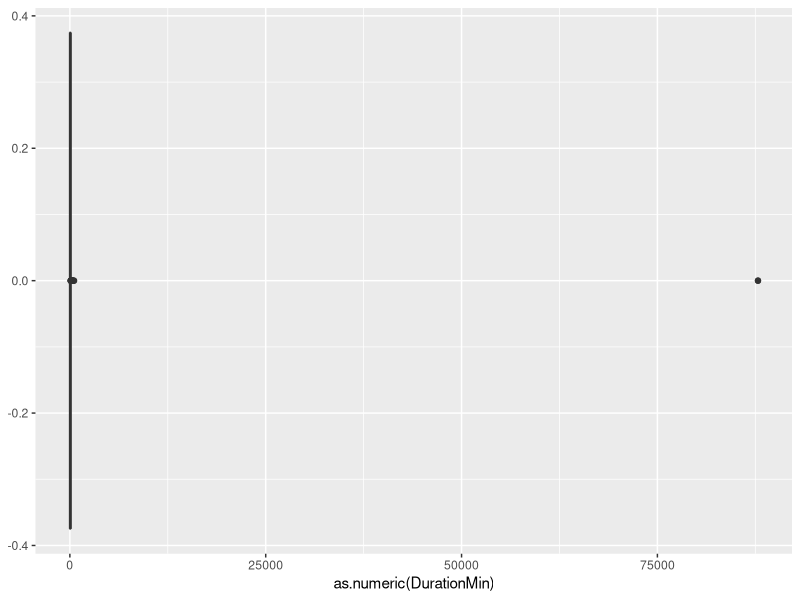
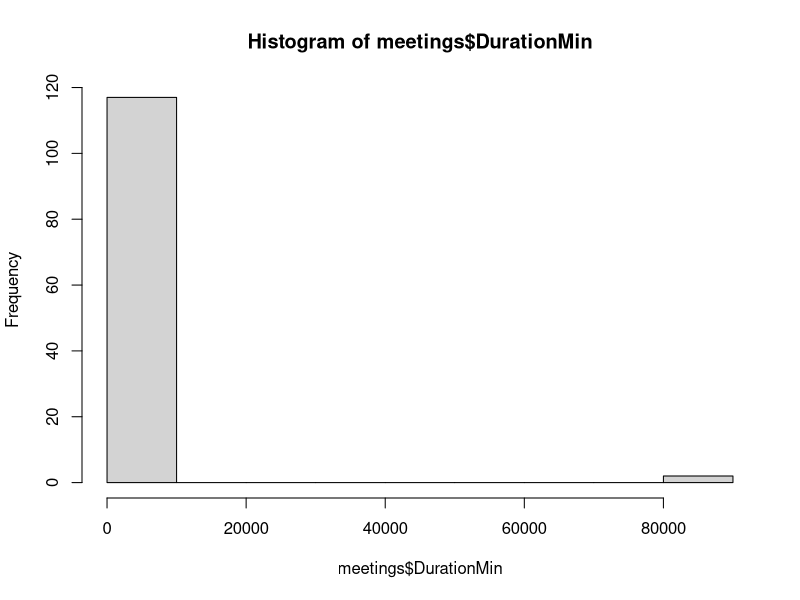
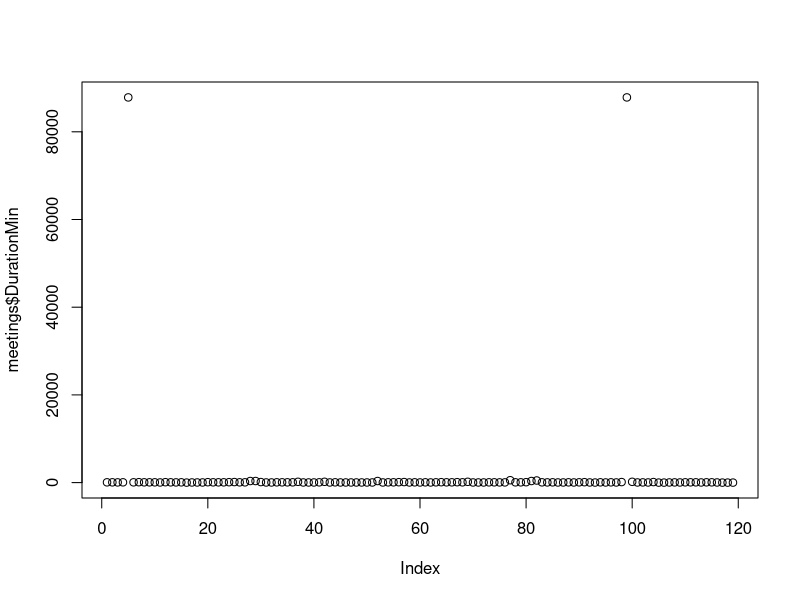
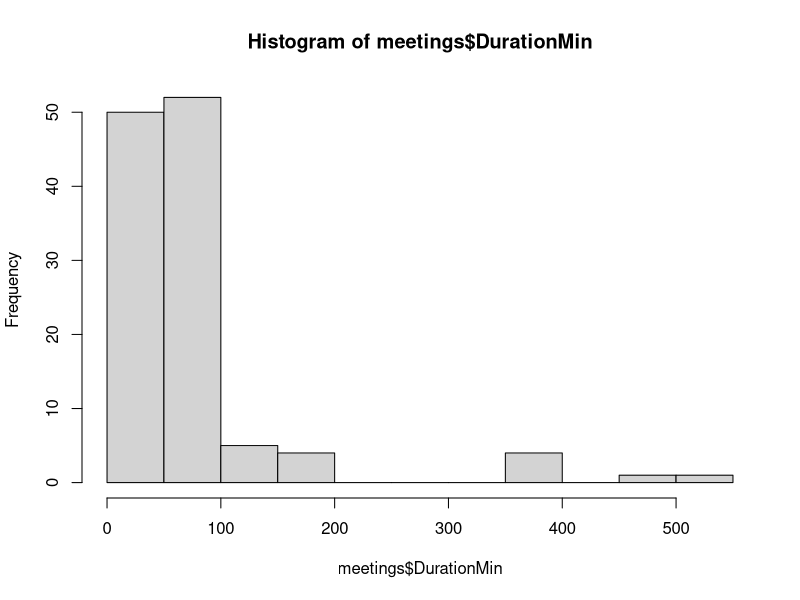
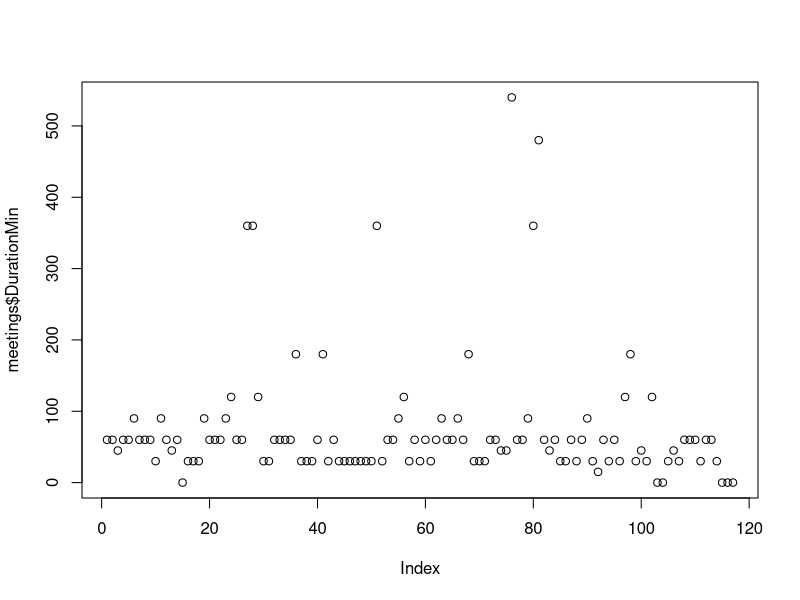
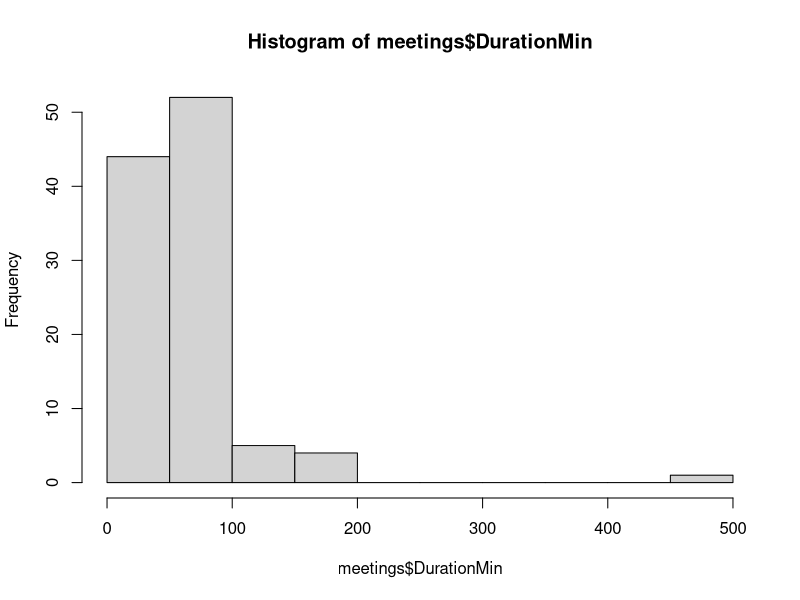
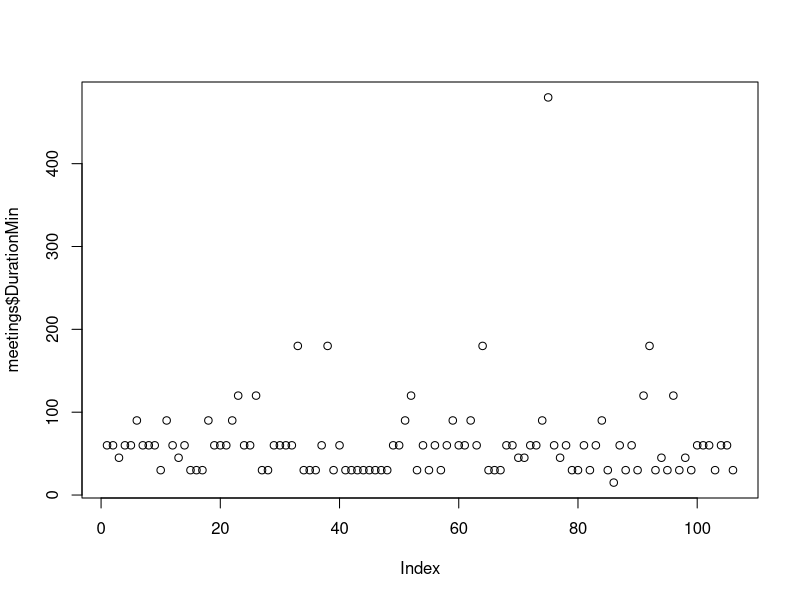
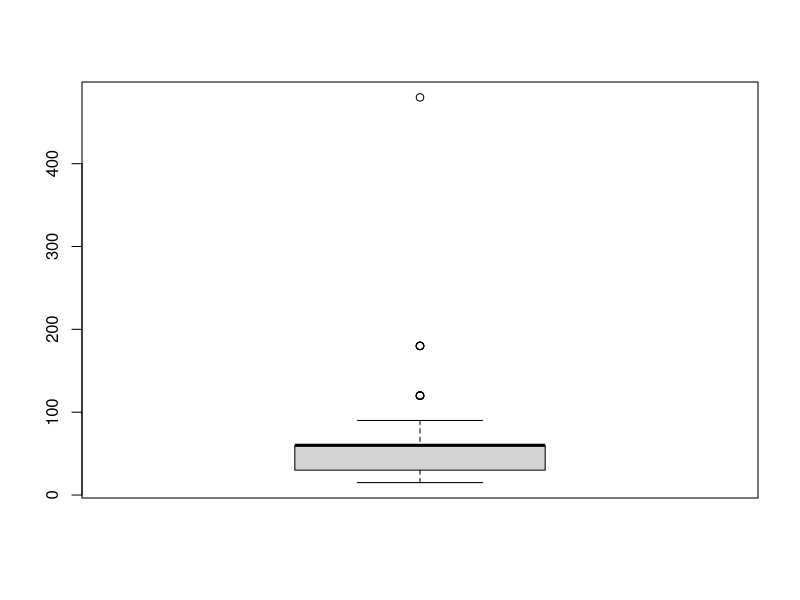

R code for these plots, in order:
# Mutaz Abu Ghazaleh 
# 13184383
# 
# DSI AT2 
# 
# Meeting Data Set


setwd("C:/mdsi/dsi/at2")


library(dplyr)
library(tidyr)
library(readr)
library(lubridate)
library(tidyverse)
library(stringr)


meetings <- read_csv("meetings.csv")

dim(meetings)
str(meetings)
head(meetings)
glimpse(meetings)


# set column names. Subject had a unicode character in it, this will help solve
# the issue
colnames(meetings) <- c("Subject","Start",  "End",    "Duration")

# events in the calendar include types other than meetings, e.g birthday, rent
# and anniversary reminders. Cancelled meetings also need to be removed, and
# events with the term WWC are not meetings that i attend so they also need to
# be removed
reg_list <- "bday|birthday|^rent|anniversary|wwc|^canceled"
meetings <- meetings %>% filter(!str_detect(Subject, reg_list))

# dates are in the formate of "Fri 27/04/2018 2:00 PM", this will be parsed to a
# date time, and them team duration in minutes will be calculated as the
# difference in time between end and start time.
lubridate::parse_date_time2("Fri 27/04/2018 2:00 PM", "dmdyHMp")
meetings$Start <- parse_date_time2(meetings$Start, "dmdyHMp")
meetings$End <- parse_date_time2(meetings$End, "dmdyHMp")
meetings$DurationMin <- as.numeric(difftime(meetings$End, meetings$Start, units = "mins" ))


# outliers are found as events that are longer than 24 hrs (1440 mins), outliers
# will be removed
summary(meetings$DurationMin)
meetings$DurationMin
ggplot(meetings, aes(as.numeric(DurationMin))) + geom_boxplot()
hist(meetings$DurationMin)
plot(meetings$DurationMin)
meetings <- meetings %>% filter(!DurationMin > 1440)
hist(meetings$DurationMin)
plot(meetings$DurationMin)
# noticed meetings with duration > 300 
meetings %>% filter(DurationMin > 300) %>% select(Subject, DurationMin)
# items with duration 360 turned to be all place holdesrs, not meetings so i will remove them 
meetings <- meetings %>% filter(!(DurationMin == 360 | DurationMin == 540 | DurationMin == 0))
hist(meetings$DurationMin)
plot(meetings$DurationMin)
boxplot(meetings$DurationMin)
range(meetings$DurationMin)
summary(meetings$DurationMin)
meetings %>% filter(DurationMin < 30)
